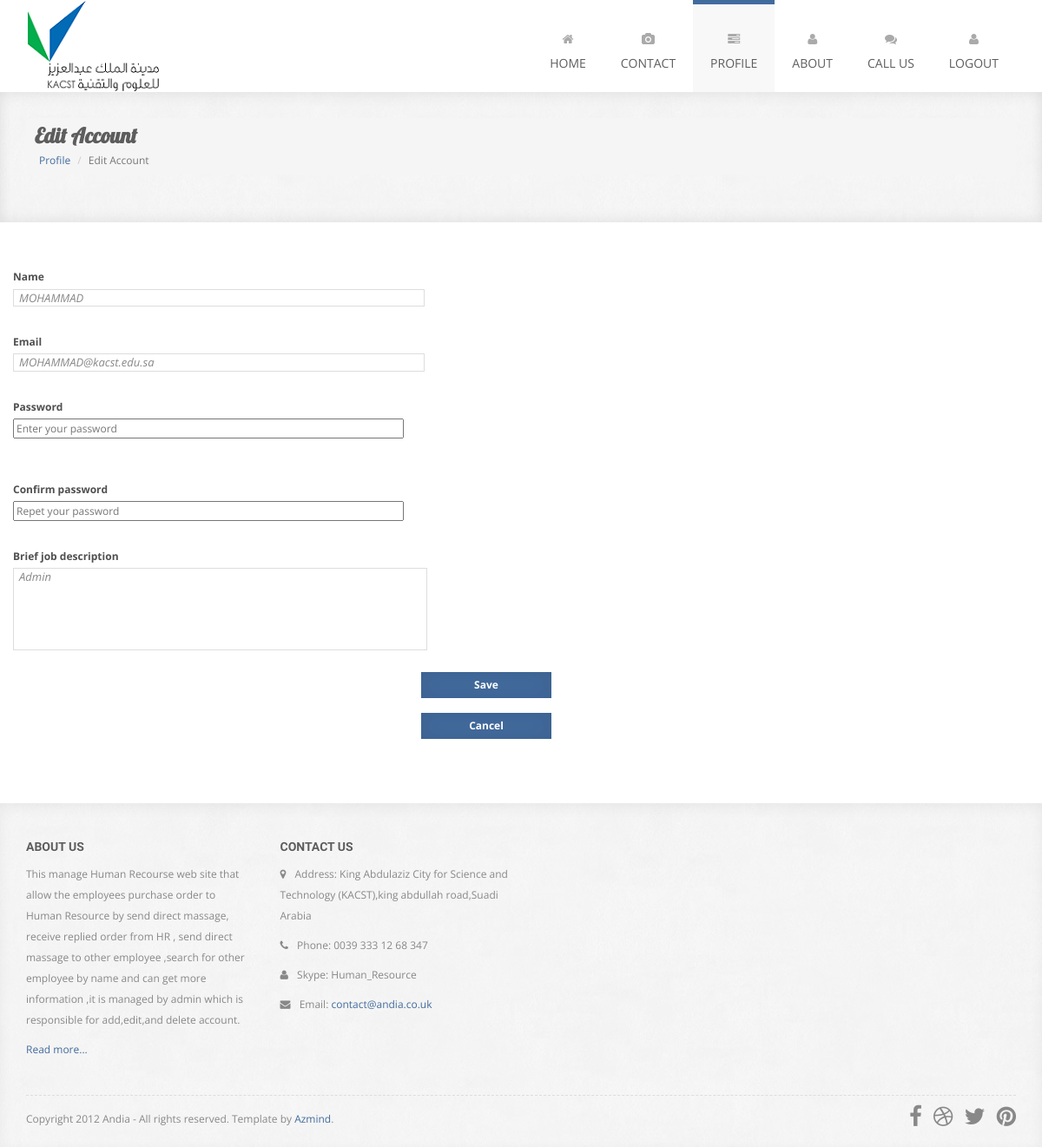
/EmpEditform.php?EID=1, run on the app's committed database.
### tables this page shows
CREATE TABLE `employee` (
  `EID` int(10) NOT NULL,
  `Ename` varchar(30) NOT NULL,
  `EXT` int(5) NOT NULL,
  `Email` varchar(25) NOT NULL,
  `BriefJobDescription` varchar(50) NOT NULL,
  `Position` enum('admin','hr','employee','') NOT NULL,
  `Username` varchar(10) NOT NULL,
  `Password` varchar(32) NOT NULL
);

### ClassUser.php (called while the page is built, shortened)
<?php
class USER
{
	private $conn;
	public function __construct()
	{
		$database = new Database();
		$db = $database->dbConnection();
		$this->conn = $db;
    }
	public function runQuery($sql)
	{
		$stmt = $this->conn->prepare($sql);
		return $stmt;
	}
}
?>

### EmpEditform.php (the view, shortened to what this page needs)
<!DOCTYPE html>
<html lang="en">
    <head>
  <link rel="stylesheet" href="http://maxcdn.bootstrapcdn.com/bootstrap/3.3.6/css/bootstrap.min.css">
        <link rel="stylesheet" href="assets/bootstrap/css/bootstrap.min.css">
        <link rel="stylesheet" href="assets/font-awesome/css/font-awesome.min.css">
        <link rel="stylesheet" href="assets/css/animate.css">
        <link rel="stylesheet" href="assets/css/magnific-popup.css">
        <link rel="stylesheet" href="assets/flexslider/flexslider.css">
        <link rel="stylesheet" href="assets/css/form-elements.css">
        <link rel="stylesheet" href="assets/css/style.css">
        <link rel="stylesheet" href="assets/css/media-queries.css">
    </head>
    <body>
		<nav class="navbar" role="navigation">
			<div class="container">
				<div class="navbar-header">
					<a class="navbar-brand" href="index.html"></a>
				</div>
				<div class="collapse navbar-collapse" id="top-navbar-1">
					<ul class="nav navbar-nav navbar-right">
						<li>
							<a href="index.html">
								<i class="fa fa-home"></i><br>Home
							</a>
						</li>
						<li>
							<a href="Contact.php"><i class="fa fa-camera"></i><br>Contact</a>
						</li>
						<li class=" active">
							<a href="AuthorisationProfile.php"><i class="fa fa-tasks"></i><br>profile</a>
						</li>
						<li>
							<a href="about.html"><i class="fa fa-user"></i><br>About</a>
						</li>
						<li>
							<a href="CallUS.html"><i class="fa fa-comments"></i><br>Call us</a>
						</li>
						<li>
						<a href="login.php"><i class="fa fa-user"></i><br>logout</a></li>
					</ul>
				</div>
			</div>
		</nav>
        <div class="page-title-container">
            <div class="container">
                <div class="row">
                    <div class="col-sm-12 wow fadeIn">
                        <h1>Edit Account</h1>
                    </div>
					<div class="container">
  <ul class="breadcrumb">
    <li><a   href="AuthorisationProfile.php">Profile</a></li>
    <li class="active">Edit Account</li>
  </ul>
</div>
                </div>
            </div>
        </div>
<br><br>
       <div class="contact-us-container">
        	<div class="container">
	            <div class="row">
<?php
	require_once("ClassUser.php");
    $edit = new USER();
	$EID= $_GET['EID'];
	$query = "SELECT * FROM employee WHERE EID= :EID";
	$result = $edit->runQuery($query);
	$result->bindParam(':EID', $EID);
	$result->execute();
	for($i=0; $row = $result->fetch(); $i++){
                echo '    <form action="edit.php" method="POST"> ';
	            echo '      	<div class="form-group">';
	            echo '        		<label for="add-name">Name</label>';
				echo '				<br>';
	            echo '            	<input type="text" size="70" name="Ename" class="add-name" id="add-name" value="'.$row['Ename'].'" >';
	            echo '            </div>';
	            echo '        	<div class="form-group">';
				echo '			 <br>';
	            echo '        		<label for="add-email">Email</label>';
				echo '				<br>';
	            echo '            	<input type="text" size="70" name="Email" class="add-email" id="add-email" value="'. $row['Email'].'" >';
	            echo '            </div>';
				echo '			<br>';
	            echo '            <div class="form-group">';
	            echo '            	<label for="add-password">Password</label>';
				echo '				<br>';
	            echo '            	<input type="password" size="70" name="Password" placeholder="Enter your password" class="add-password" id="add-password">';
	            echo '            </div>';
				echo '			<br>';
				echo '			<div class="form-group">';
				echo '			<br>';
	            echo '            	<label for="add-password">Confirm password</label>';
	            echo '            	<br>';
				echo '				<input type="password" size="70" name="ConfirmPassword" placeholder="Repet your password" class="add-password" id="add-password">';
	            echo '            </div>';
				echo '			<div class="form-group">';
	            echo '            	<br>';
				echo '				<label for="add-Briefjobdescription">Brief job description</label>';
	            echo '            	<br>';
				echo '				<textarea type="text" rows="5" style="resize: none;" cols="70" name="BriefJobDescription" class="add-Briefjobdescription" id="aboutDescription">'.$row['BriefJobDescription'].'</textarea>';
				echo '            </div>';
				echo '			<button type="submit" id="buttSub" name="but-save">Save</button> ';
				echo '			<br><br>';
				echo '			<button type="submit" id="buttSub" >Cancel </button>';
	            echo '        </form>';
	}
?>
</div>
</div>
</div>
	                <br>
					<br>
        <footer>
            <div class="container">
                <div class="row">
                    <div class="col-sm-3 footer-box wow fadeInUp">
                        <h4>About Us</h4>
                        <div class="footer-box-text">
	                        <p>
	                        	This manage Human Recourse web site that allow the employees purchase order to Human Resource by send direct massage, receive replied order from HR , send direct massage to other employee ,search for other employee by name and can get more information ,it is managed by admin which is responsible for add,edit,and delete account.
	                        </p>
	                        <p><a href="about.html">Read more...</a></p>
                        </div>
                    </div>
                    <div class="col-sm-3 footer-box wow fadeInDown">
                        <h4>Contact Us</h4>
                        <div class="footer-box-text footer-box-text-contact">
	                        <p><i class="fa fa-map-marker"></i> Address: King Abdulaziz City for Science and Technology (KACST),king abdullah road,Suadi Arabia</p>
	                        <p><i class="fa fa-phone"></i> Phone: 0039 333 12 68 347</p>
	                        <p><i class="fa fa-user"></i> Skype: Human_Resource</p>
	                        <p><i class="fa fa-envelope"></i> Email: <a href="">contact@andia.co.uk</a></p>
                        </div>
                    </div>
                </div>
                <div class="row">
                	<div class="col-sm-12 wow fadeIn">
                		<div class="footer-border"></div>
                	</div>
                </div>
                <div class="row">
                    <div class="col-sm-7 footer-copyright wow fadeIn">
                        <p>Copyright 2012 Andia - All rights reserved. Template by <a href="http://azmind.com">Azmind</a>.</p>
                    </div>
                    <div class="col-sm-5 footer-social wow fadeIn">
                        <a href="#"><i class="fa fa-facebook"></i></a>
                        <a href="#"><i class="fa fa-dribbble"></i></a>
                        <a href="#"><i class="fa fa-twitter"></i></a>
                        <a href="#"><i class="fa fa-pinterest"></i></a>
                    </div>
                </div>
            </div>
        </footer>
    </body>
</html>

### assets/css/form-elements.css (style rules this page uses)
input[type="text"], textarea { margin: 0; padding: 0 6px; vertical-align: middle; background: none; border: 1px solid #ddd; font-family: 'Open Sans', sans-serif; font-size: 13px; font-weight: 400; color: #888; font-style: italic; -moz-border-radius: 0; -webkit-border-radius: 0; border-radius: 0; -moz-box-shadow: none; -webkit-box-shadow: none; box-shadow: none; -o-transition: all .3s; -moz-transition: all .3s; -webkit-transition: all .3s; -ms-transition: all .3s; transition: all .3s; }

### assets/css/style.css (style rules this page uses)
body { background: #fff; text-align: center; font-family: 'Open Sans', sans-serif; color: #888; font-size: 12px; }
a { color: #426b9d; text-decoration: none; -o-transition: all .3s; -moz-transition: all .3s; -webkit-transition: all .3s; -ms-transition: all .3s; transition: all .3s; }
h1, h2 { line-height: 40px; }
h3, h4 { line-height: 20px; }
.navbar { margin-bottom: 0; background: #fff; border: 0; -moz-border-radius: 0; -webkit-border-radius: 0; border-radius: 0; }
ul.navbar-nav { font-size: 14px; color: #888; text-transform: uppercase; }
ul.navbar-nav li a { padding: 23px 20px; background: #fff; border-top: 5px solid #fff; color: #5d5d5d; }
ul.navbar-nav li.active a { background: #f8f8f8; border-color: #426b9d; color: #5d5d5d; }
ul.navbar-nav li a i { line-height: 35px; color: #aaa; }
.navbar>.container .navbar-brand { margin-left: 0; }
.navbar-brand { width: 167px; height: 106px; background: url(../img/logo.png) left center no-repeat; text-indent: -99999px; }
footer { margin: 0 auto; padding-bottom: 10px; background: #f8f8f8 url(../img/pattern.jpg) left top repeat; -moz-box-shadow: 0 5px 15px 0 rgba(0,0,0,.05) inset; -webkit-box-shadow: 0 5px 15px 0 rgba(0,0,0,.05) inset; box-shadow: 0 5px 15px 0 rgba(0,0,0,.05) inset; }
.footer-box { margin-top: 20px; text-align: left; }
.footer-box h4 { margin-top: 20px; font-family: 'Droid Sans', sans-serif; font-size: 14px; color: #5d5d5d; font-weight: bold; text-transform: uppercase; text-shadow: 0 1px 0 rgba(255,255,255,.7); }
.footer-box-text p { line-height: 24px; }
.footer-box-text-contact i { padding-right: 7px; }
.footer-border { margin-top: 30px; border-top: 1px dashed #ddd; }
.footer-copyright { margin-top: 15px; line-height: 24px; text-align: left; }
.footer-social { margin-top: 5px; text-align: right; }
.footer-social a { margin: 0 0 0 10px; font-size: 26px; color: #888; }
.page-title-container { margin: 0 auto; padding: 30px 0 35px 0; background: #f8f8f8 url(../img/pattern.jpg) left top repeat; text-align: left; -moz-box-shadow: 0 5px 15px 0 rgba(0,0,0,.05) inset, 0 -5px 15px 0 rgba(0,0,0,.05) inset; -webkit-box-shadow: 0 5px 15px 0 rgba(0,0,0,.05) inset, 0 -5px 15px 0 rgba(0,0,0,.05) inset; box-shadow: 0 5px 15px 0 rgba(0,0,0,.05) inset, 0 -5px 15px 0 rgba(0,0,0,.05) inset; }
.page-title-container h1 { display: inline; margin-left: 10px; font-family: 'Lobster', cursive; font-size: 24px; color: #5d5d5d; font-weight: bold; text-shadow: 0 1px 0 rgba(255, 255, 255, .7); vertical-align: middle; }
.contact-us-container { margin-top: 20px; padding-bottom: 50px; text-align: left; }

### EmpEditform.php (style rules this page uses)
#buttSub { transform:translate(20px,10px); height: 30px; width: 150px; margin-left: 450px; padding: 0 20px; top:50%; left:50%; vertical-align: middle; background: #426b9d; border: 0; font-family: 'Open Sans', sans-serif; font-size: 30 px; font-weight: bold; line-height: 30px; color: #fff; text-shadow: none; -moz-border-radius: 0; -webkit-border-radius: 0; border-radius: 0; -moz-box-shadow: 0 1px 25px 0 rgba(0,0,0,.05) inset, 0 -1px 25px 0 rgba(0,0,0,.05) inset; -webkit-box-shadow: 0 1px 25px 0 rgba(0,0,0,.05) inset, 0 -1px 25px 0 rgba(0,0,0,.05) inset; box-shadow: 0 1px 25px 0 rgba(0,0,0,.05) inset, 0 -1px 25px 0 rgba(0,0,0,.05) inset; -o-transition: all .3s; -moz-transition: all .3s; -webkit-transition: all .3s; -ms-transition: all .3s; transition: all .3s; }
.contact-us-container { margin-top: 20px; padding-bottom: 50px; text-align: left; color: #505050; }

### data on the page
employee: Ename "MOHAMMAD", Email "MOHAMMAD@kacst.edu.sa", BriefJobDescription "Admin"
